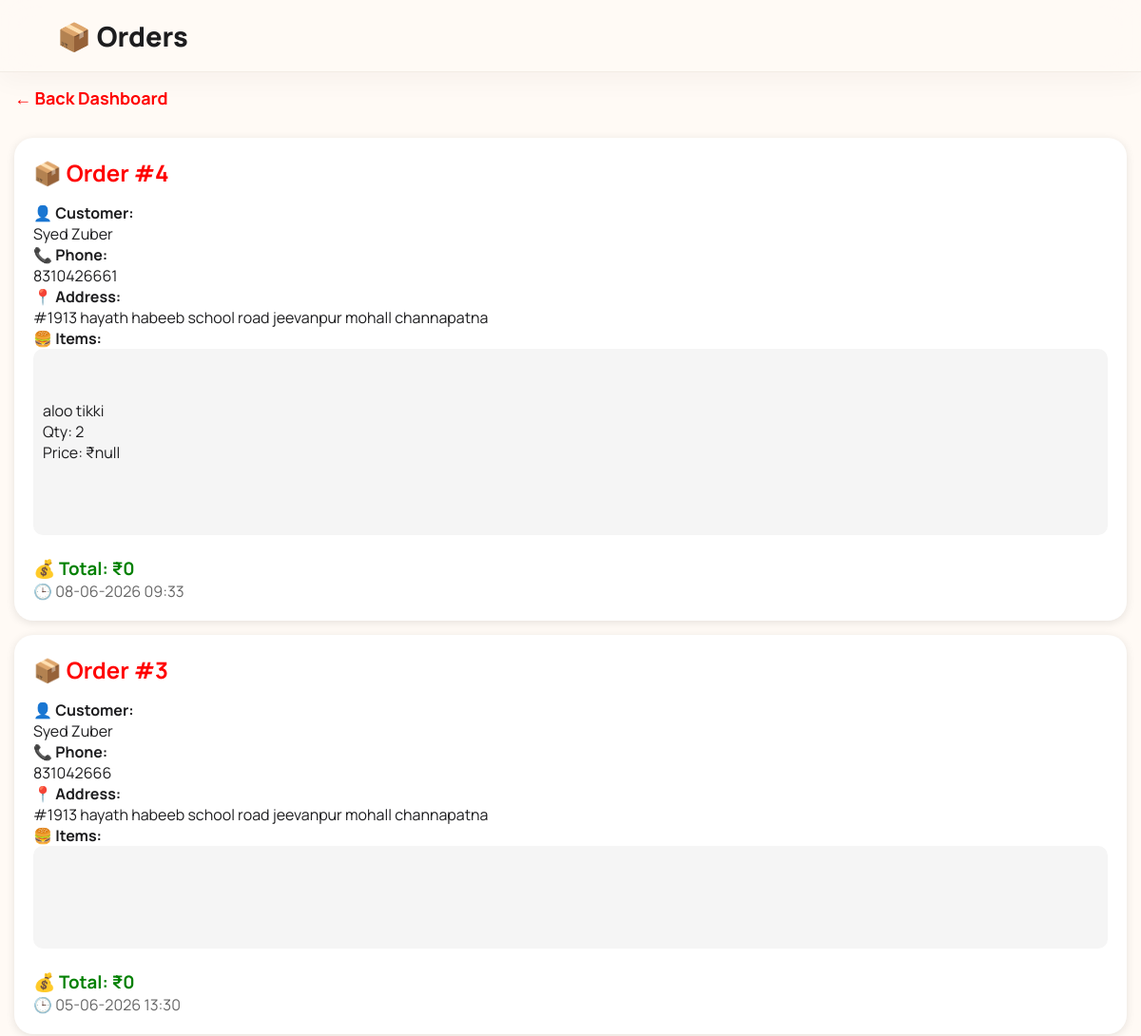
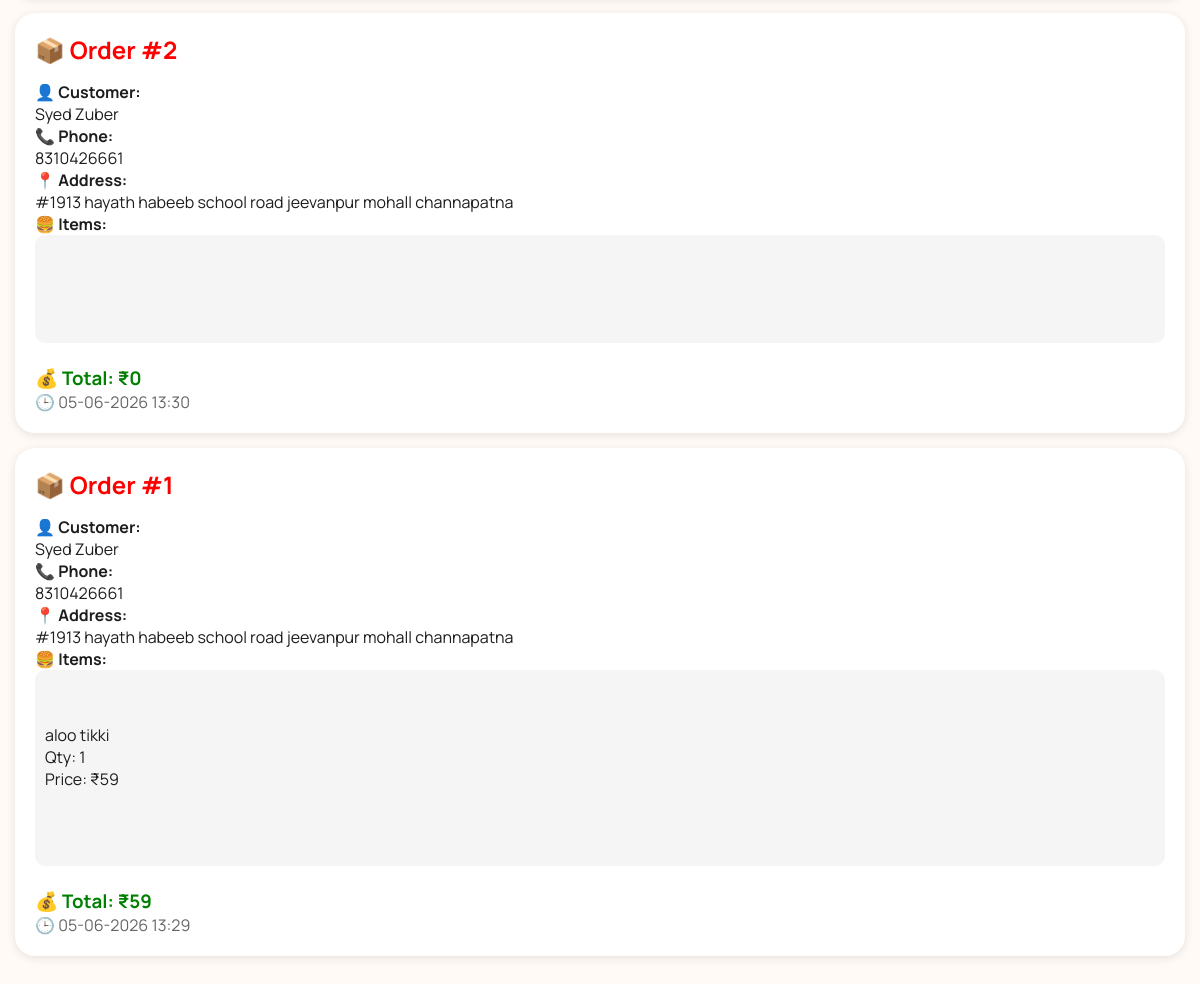
The page /orders (signed in) on the database its author committed (2 pictures, top to bottom).
### tables this page shows
CREATE TABLE orders(

        id INTEGER PRIMARY KEY AUTOINCREMENT,

        customer_name TEXT,

        phone TEXT,

        address TEXT,

        items TEXT,

        total INTEGER,

        date TEXT
    );

### app.py (the view)
@app.route(
    '/orders'
)
def orders():
    if not session.get(
        'admin_logged_in'
    ):
        return redirect(
            url_for('admin')
        )
    orders = get_orders()
    return render_template(
        'orders.html',
        orders=orders
    )

### app.py (called while the page is built)
def get_orders():
    conn = sqlite3.connect(
        "database/menu.db"
    )
    conn.row_factory = sqlite3.Row
    cursor = conn.cursor()
    cursor.execute(
        """
        SELECT *
        FROM orders
        ORDER BY id DESC
        """
    )
    orders = cursor.fetchall()
    conn.close()
    return orders

### templates/orders.html (shortened to what this page needs)
<!DOCTYPE html>
<html lang="en">
<head>
    <link rel="stylesheet"
          href="{{ url_for('static',
          filename='css/style.css') }}">
</head>
<body>
<header class="header">
    <h1>📦 Orders</h1>
</header>
<div style="padding:15px;">
    <a href="/admin-dashboard"
       style="
       text-decoration:none;
       color:red;
       font-size:18px;
       font-weight:bold;">
        ← Back Dashboard
    </a>
</div>
{% if orders %}
    {% for order in orders %}
    <div style="
    background:white;
    margin:15px;
    padding:20px;
    border-radius:20px;
    box-shadow:0 2px 10px rgba(0,0,0,0.1);">
        <h2 style="
        color:red;
        margin-bottom:15px;">
            📦 Order #{{ order.id }}
        </h2>
        <p>
            <strong>👤 Customer:</strong><br>
            {{ order.customer_name }}
        </p>
        <p>
            <strong>📞 Phone:</strong><br>
            {{ order.phone }}
        </p>
        <p>
            <strong>📍 Address:</strong><br>
            {{ order.address }}
        </p>
        <p>
            <strong>🍔 Items:</strong>
        </p>
        <div style="
        background:#f5f5f5;
        padding:10px;
        border-radius:10px;
        white-space:pre-line;">
            {{ order.items }}
        </div>
        <br>
        <h3 style="color:green;">
            💰 Total: ₹{{ order.total }}
        </h3>
        <p style="
        color:#666;">
            🕒 {{ order.date }}
        </p>
    </div>
    {% endfor %}
{% endif %}
</body>
</html>

### static/css/style.css (style rules this page uses)
:root { --orange: #ff5a1f; --orange-dark: #e63f0b; --orange-light: #fff0e8; --gold: #ffb800; --ink: #1d1d1f; --muted: #6f6f75; --cream: #fffaf5; --white: #ffffff; --green: #149447; --line: #eee7df; --shadow-sm: 0 8px 24px rgba(50, 35, 25, 0.08); --shadow-md: 0 18px 45px rgba(50, 35, 25, 0.12); --shadow-orange: 0 14px 30px rgba(255, 90, 31, 0.25); --radius-sm: 14px; --radius-md: 22px; --radius-lg: 32px; }
* { margin: 0; padding: 0; box-sizing: border-box; }
html { scroll-behavior: smooth; }
body { min-height: 100vh; background: var(--cream); color: var(--ink); font-family: "Manrope", Arial, sans-serif; -webkit-font-smoothing: antialiased; }
a { color: inherit; }
button, a { -webkit-tap-highlight-color: transparent; }
.header { position: sticky; top: 0; z-index: 1000; display: flex; align-items: center; justify-content: space-between; min-height: 76px; padding: 14px clamp(18px, 5vw, 72px); background: rgba(255, 250, 245, 0.86); border-bottom: 1px solid rgba(238, 231, 223, 0.75); box-shadow: 0 8px 28px rgba(40, 25, 15, 0.04); backdrop-filter: blur(18px); -webkit-backdrop-filter: blur(18px); }
.header > h1 { font-size: clamp(1.35rem, 3vw, 1.8rem); font-weight: 800; }
body:not(.home-page):not(.menu-page) { padding-bottom: 40px; }

### rows shown on the page
orders: id "4", customer_name "Syed Zuber", phone "8310426661", address "#1913 hayath habeeb school road jeevanpur mohall channapatna", items "aloo tikki Qty: 2 Price: ₹null", total "0", date "08-06-2026 09:33"
orders: id "3", customer_name "Syed Zuber", phone "831042666", address "#1913 hayath habeeb school road jeevanpur mohall channapatna", total "0", date "05-06-2026 13:30"
orders: id "2", customer_name "Syed Zuber", phone "8310426661", address "#1913 hayath habeeb school road jeevanpur mohall channapatna", total "0", date "05-06-2026 13:30"
orders: id "1", customer_name "Syed Zuber", phone "8310426661", address "#1913 hayath habeeb school road jeevanpur mohall channapatna", items "aloo tikki Qty: 1 Price: ₹59", total "59", date "05-06-2026 13:29"
